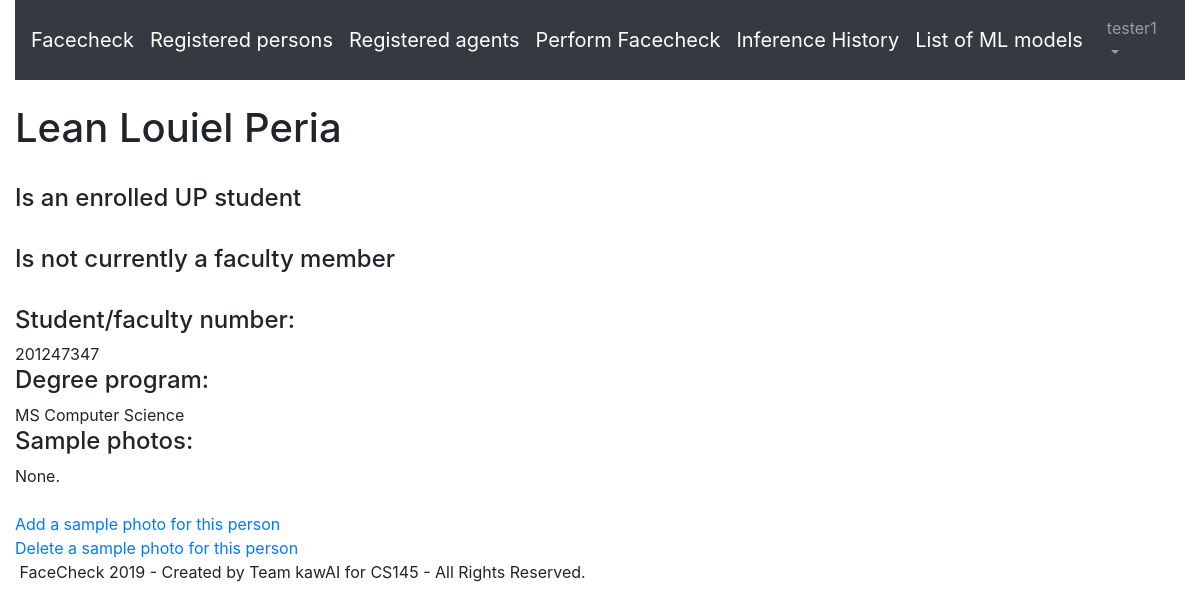
The page /persons/1 (signed in) on the database as committed earlier.
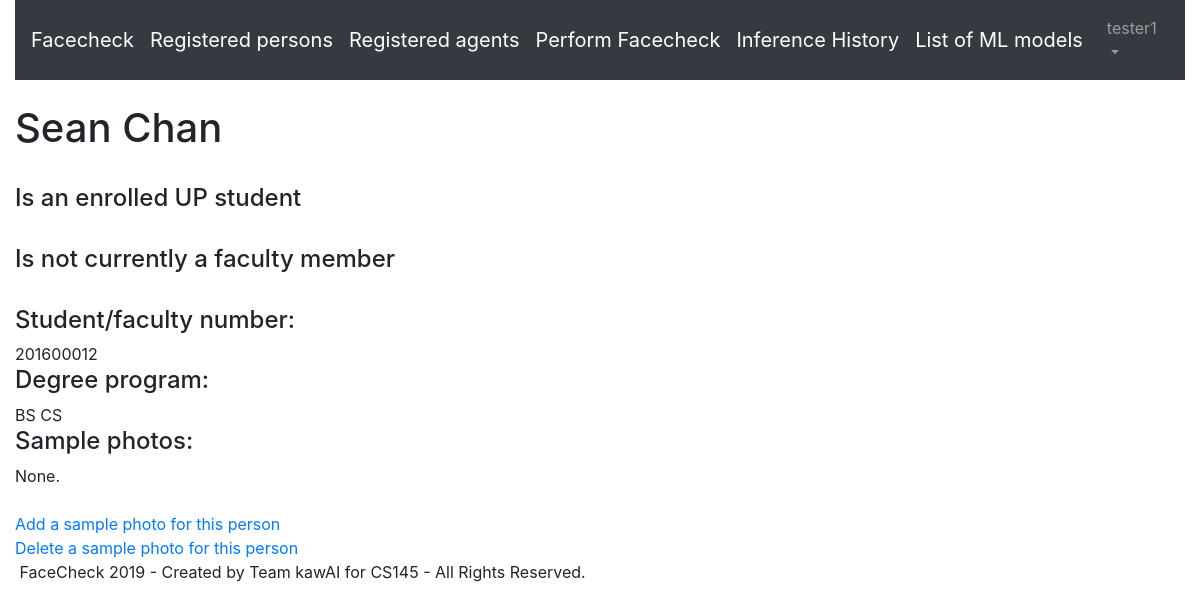
The same page on the database as committed later.
### faces/models.py (models this page shows, shortened)
class RegisteredPerson(Model):
    first_name = models.CharField('First name', max_length=40)
    last_name = models.CharField('Last name', max_length=25)
    is_enrstudent = models.BooleanField('Is an enrolled UP student', default=True)
    is_faculty = models.BooleanField('Is a faculty member', default=False)
    studentnum = models.CharField('Student/faculty number', max_length=9, null=True, blank=True)
    degreeprog = models.CharField('Degree program', max_length=50, null=True, blank=True)
    numphotos = models.PositiveIntegerField('Number of sample photos', default=0)

### faces/views.py (the view)
# urls.py: path('persons/<int:pk>', views.ViewPerson.as_view(), name='view_person'),
class ViewPerson(LoginRequiredMixin, DetailView):
    model = RegisteredPerson
    template_name = 'persons_detail.html'
    context_object_name = 'targetperson'
    def get_context_data(self, **kwargs):
        context = super().get_context_data(**kwargs)
        context['samplephotos'] = SamplePhoto.objects.filter(person_id=self.kwargs['pk'])
        return context

### templates/persons_detail.html (shortened to what this page needs)
{% extends "base.html" %}
{% block content %}
<h1> {{targetperson.first_name}} {{targetperson.last_name}} </h1>
<br> <h4> {% if targetperson.is_enrstudent %} Is an enrolled UP student
    {% else %} Is not an enrolled UP student {% endif %}</h4>
<br> <h4> {% if targetperson.is_faculty %} Is currently a faculty member
    {% else %} Is not currently a faculty member {% endif %} </h4>
<br> <h4> Student/faculty number: </h4> {{ targetperson.studentnum }}
<br> <h4> Degree program: </h4> {{ targetperson.degreeprog }}
<br> <h4> Sample photos: </h4>
{% for item in samplephotos %}
<br> <img src="{{item.photo.url}}">
{% empty %}
None.
{% endfor %}
<br><br>
<a href="{% url 'add_samplephoto' targetperson.id %}"> Add a sample photo for this person </a>
<br><a href="{% url 'edit_samplephotos' targetperson.id %}"> Delete a sample photo for this person </a>
{% endblock %}

Rows that differ between the two databases and show on the page:
changed RegisteredPerson: first_name "Lean Louiel" → "Sean"; last_name "Peria" → "Chan"; studentnum "201247347" → "201600012"; degreeprog "MS Computer Science" → "BS CS"
